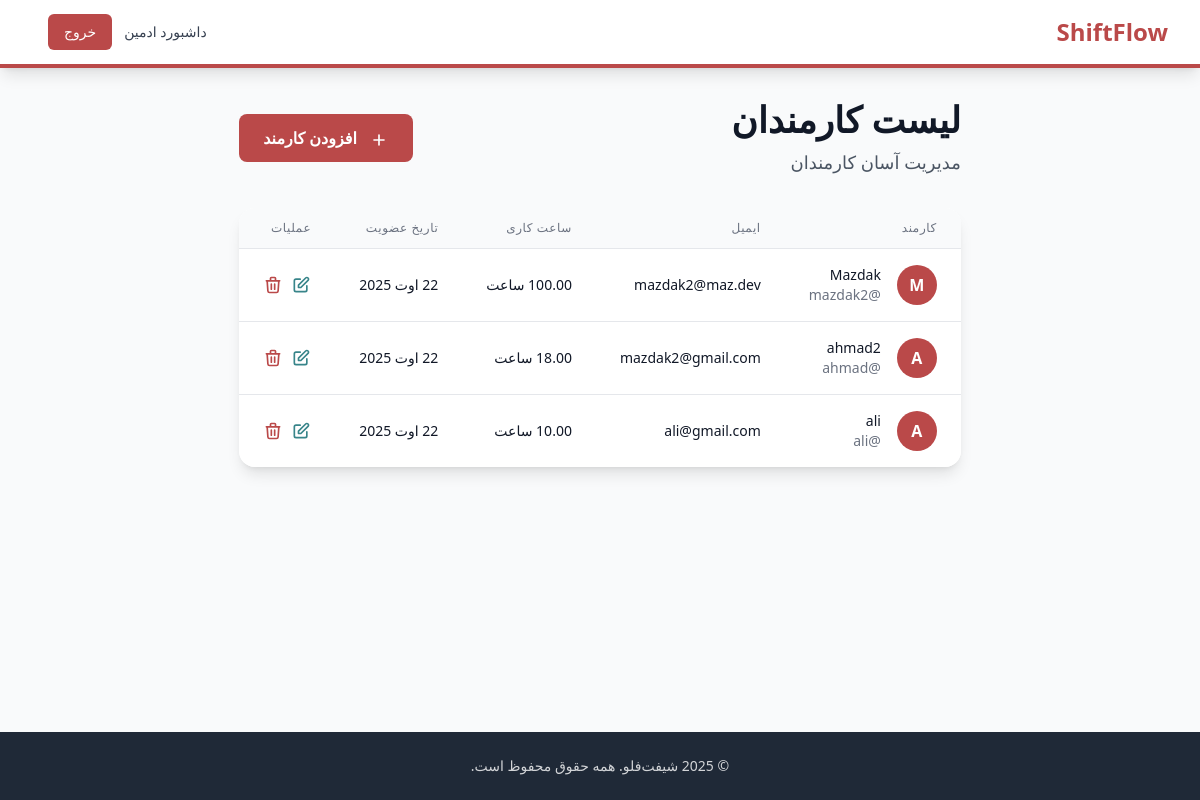
Page /admin-dashboard/employees/ (signed in) on the earlier database version.
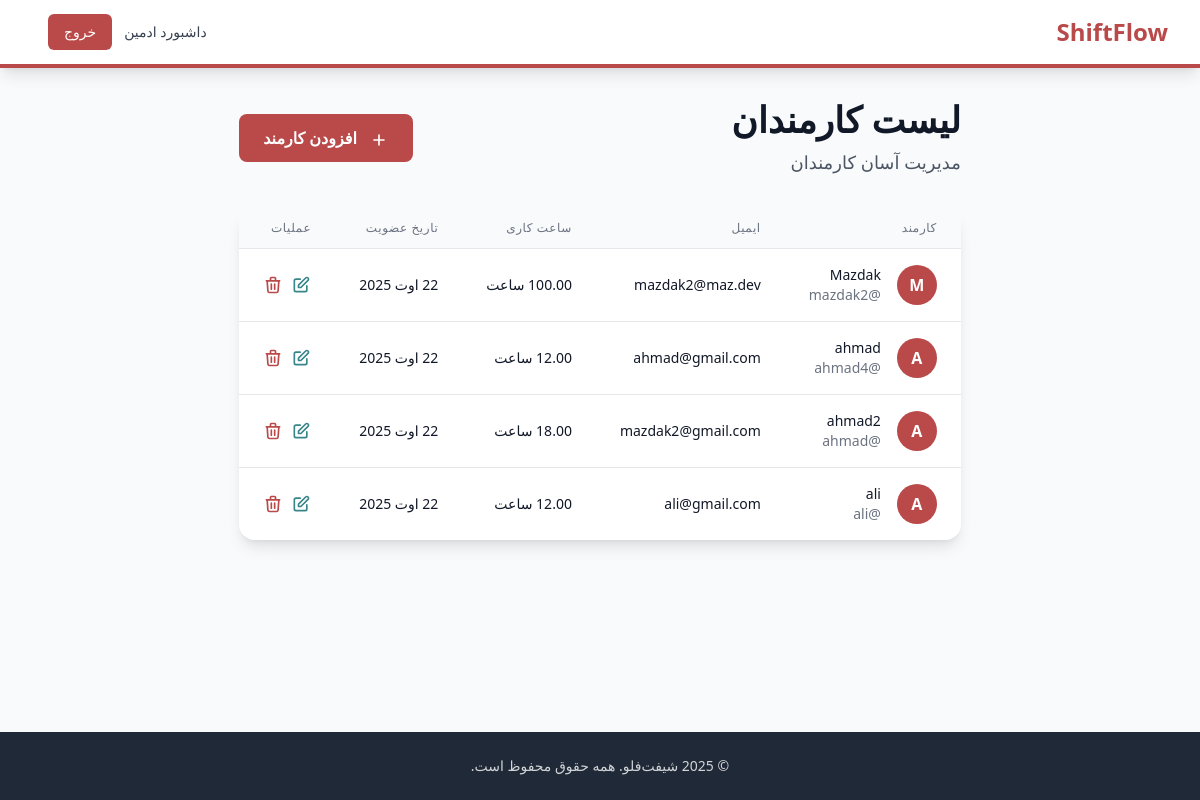
Same page on the later database version.
### core/models.py (models this page shows, shortened)
class Employee(models.Model):
    user = models.OneToOneField(User, on_delete=models.CASCADE, related_name='employee_profile')
    name = models.CharField(max_length=100)
    email = models.EmailField(unique=True)
    working_hours = models.DecimalField(
        max_digits=5,
        decimal_places=2,
        default=0.00,
        validators=[MinValueValidator(0.00)]
    )
    created_at = models.DateTimeField(auto_now_add=True)
    updated_at = models.DateTimeField(auto_now=True)
    class Meta:
        ordering = ['name']

### admin_dashboard/views.py (the view)
# urls.py: path('employees/', views.EmployeeListView.as_view(), name='employee_list'),
class EmployeeListView(LoginRequiredMixin, UserPassesTestMixin, ListView):
    model = Employee
    template_name = 'admin_dashboard/employee_list.html'
    context_object_name = 'employees'
    paginate_by = 10
    def test_func(self):
        return self.request.user.is_staff

### templates/admin_dashboard/employee_list.html (shortened to what the changed rows need)
{% extends "base.html" %}
{% block content %}
<div class="max-w-7xl mx-auto">
  <div class="flex items-center justify-between mb-8">
    <div>
      <h1 class="text-4xl font-bold text-gray-900 mb-2">لیست کارمندان</h1>
    </div>
  </div>
  <div class="bg-white rounded-2xl shadow-lg overflow-hidden">
    {% if employees %}
    <div class="overflow-x-auto">
      <table class="min-w-full divide-y divide-gray-200">
        <thead class="bg-gray-50">
          <tr>
            <th class="px-6 py-3 text-right text-xs font-medium text-gray-500 uppercase tracking-wider">کارمند</th>
            <th class="px-6 py-3 text-right text-xs font-medium text-gray-500 uppercase tracking-wider">ایمیل</th>
            <th class="px-6 py-3 text-right text-xs font-medium text-gray-500 uppercase tracking-wider">ساعت کاری</th>
            <th class="px-6 py-3 text-right text-xs font-medium text-gray-500 uppercase tracking-wider">تاریخ عضویت</th>
            <th class="px-6 py-3 text-right text-xs font-medium text-gray-500 uppercase tracking-wider">عملیات</th>
          </tr>
        </thead>
        <tbody class="bg-white divide-y divide-gray-200">
          {% for employee in employees %}
          <tr class="hover:bg-gray-50">
            <td class="px-6 py-4 whitespace-nowrap">
              <div class="flex items-center">
                <div class="bg-pomodoro-red rounded-full w-10 h-10 flex items-center justify-center text-white font-semibold">
                  {{ employee.name|first|upper }}
                </div>
                <div class="mr-4 text-right">
                  <div class="text-sm font-medium text-gray-900">{{ employee.name }}</div>
                  <div class="text-sm text-gray-500">@{{ employee.user.username }}</div>
                </div>
              </div>
            </td>
            <td class="px-6 py-4 whitespace-nowrap text-right">
              <div class="text-sm text-gray-900">{{ employee.email }}</div>
            </td>
            <td class="px-6 py-4 whitespace-nowrap text-right">
              <div class="text-sm text-gray-900">{{ employee.working_hours }} ساعت</div>
            </td>
            <td class="px-6 py-4 whitespace-nowrap text-right">
              <div class="text-sm text-gray-900">{{ employee.created_at|date:"j F Y" }}</div>
            </td>
            <td class="px-6 py-4 whitespace-nowrap text-sm font-medium text-right">
              <div class="flex space-x-2 space-x-reverse">
                <a href="{% url 'admin_dashboard:employee_update' employee.pk %}" class="text-pomodoro-blue hover:text-blue-700">
                  <svg class="w-5 h-5" fill="none" stroke="currentColor" viewBox="0 0 24 24">
                    <path stroke-linecap="round" stroke-linejoin="round" stroke-width="2"
                      d="M11 5H6a2 2 0 00-2 2v11a2 2 0 002 2h11a2 2 0 002-2v-5m-1.414-9.414a2 2 0 112.828 2.828L11.828 15H9v-2.828l8.586-8.586z"></path>
                  </svg>
                </a>
                <a href="{% url 'admin_dashboard:employee_delete' employee.pk %}" class="text-pomodoro-red hover:text-red-700" onclick="return confirm('آیا از حذف این کارمند مطمئن هستید؟')">
                  <svg class="w-5 h-5" fill="none" stroke="currentColor" viewBox="0 0 24 24">
                    <path stroke-linecap="round" stroke-linejoin="round" stroke-width="2"
                      d="M19 7l-.867 12.142A2 2 0 0116.138 21H7.862a2 2 0 01-1.995-1.858L5 7m5 4v6m4-6v6m1-10V4a1 1 0 00-1-1h-4a1 1 0 00-1 1v3M4 7h16"></path>
                  </svg>
                </a>
              </div>
            </td>
          </tr>
          {% endfor %}
        </tbody>
      </table>
    </div>
    {% endif %}
  </div>
</div>
{% endblock %}

Differences in the rows shown:
added Employee: name|first "A", name "ahmad", user.username "ahmad4", email "ahmad@gmail.com", created_at "22 اوت 2025"
